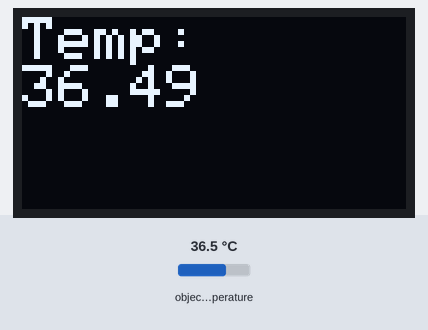
Recording of a sketch running on a simulated ESP8266 (NodeMCU). On the bench: 128×64 one-colour display. Inputs (shaded band) come from the test bench; at power-on: object temperature 36.5 °C. The display library's start-up logo is not drawn.

Above: at 2.2 s.
2.3 s: object temperature set to 20 °C
At 3.2 s:
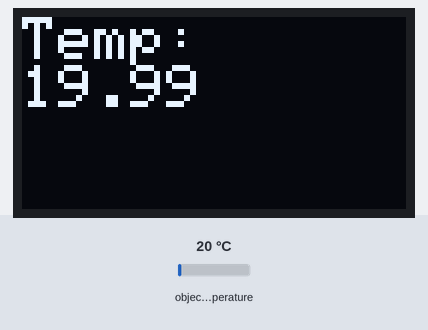
3.8 s: object temperature set to 26 °C
At 4.9 s:
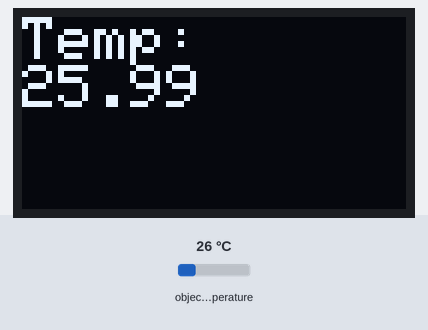
5.3 s: object temperature set to 32 °C
At 6.7 s:
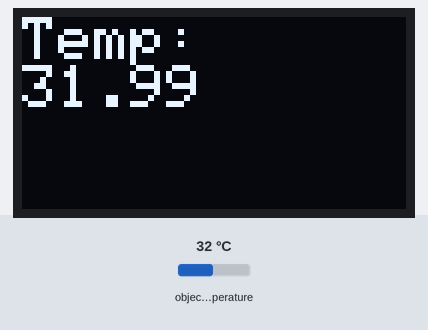
Timing chart, 0 to 8.3 s (numbered marks = the images above; inputs shaded):
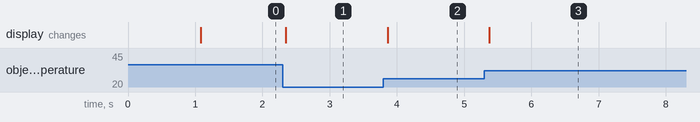

The sketch:

display_suhu_oled.ino
```cpp
#include <Wire.h>
#include <SoftwareSerial.h>
#include <ESP8266WiFi.h>
#include <ESP8266WebServer.h>

#include <Adafruit_GFX.h>
#include <Adafruit_SSD1306.h>
#include <Adafruit_MLX90614.h>

#define SCREEN_WIDTH 128
#define SCREEN_HEIGHT 64
#define OLED_RESET 0

Adafruit_SSD1306 display(SCREEN_WIDTH,SCREEN_HEIGHT,&Wire,OLED_RESET);

Adafruit_MLX90614 mlx = Adafruit_MLX90614();


void setup() {
  // put your setup code here, to run once:
  mlx.begin();

  if (!display.begin(SSD1306_SWITCHCAPVCC, 0x3C)) {
  }
  display.display();
  delay(1000);
  display.clearDisplay();
}

void loop() {
  // put your main code here, to run repeatedly:
   display.setTextSize(2);
   display.setTextColor(SSD1306_WHITE);
   display.setCursor(0,0);
   display.println("Temp:");
   display.setTextSize(2);
   display.println(mlx.readObjectTempC());
   display.display();
   delay (100);
   display.clearDisplay();
}
```

Measured:
- after the input at 2.3 s, the display: changes after 0.05 s (image 1)
- after the input at 3.8 s, the display: changes after 0.06 s (image 2)
- after the input at 5.3 s, the display: changes after 0.08 s (image 3)
